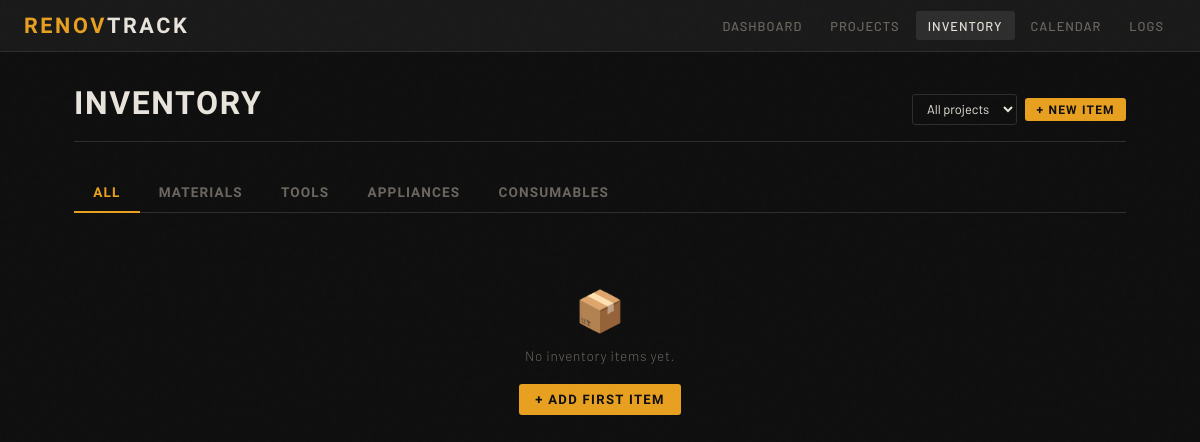
The page /inventory on the database as committed earlier.
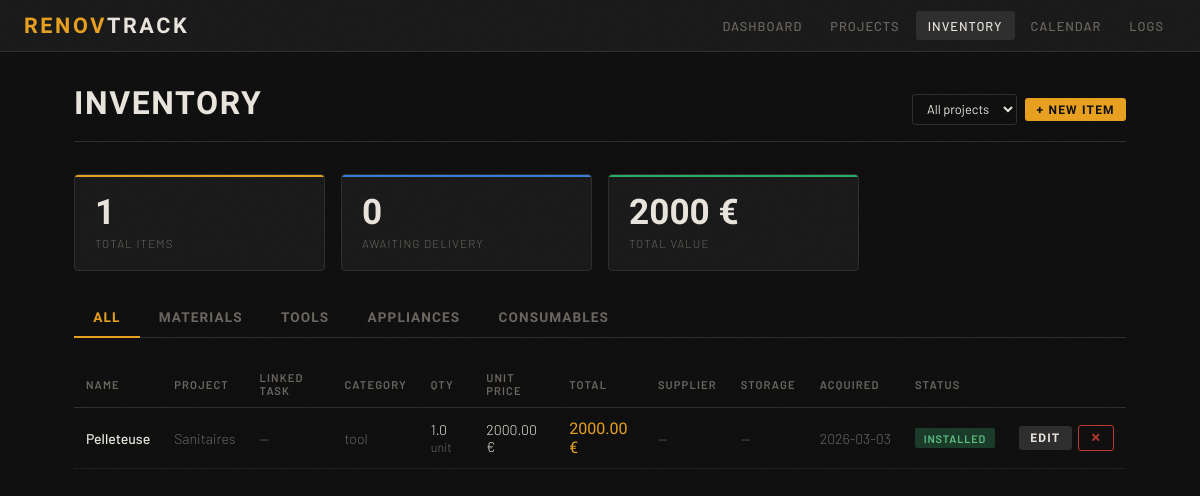
The same page on the database as committed later.
### app/models/models.py (models this page shows, shortened)
class InventoryItemBase(SQLModel):
    name: str
    category: str = "material"  # material | tool | appliance | consumable
    quantity: float = 0.0
    unit: str = "unit"
    unit_price: float = 0.0
    status: str = "pending"  # pending | ordered | delivered | installed
    supplier: Optional[str] = None
    acquisition_date: Optional[date] = None
    storage: Optional[str] = None
    notes: Optional[str] = None

class InventoryItem(InventoryItemBase, table=True):
    id: Optional[int] = Field(default=None, primary_key=True)
    project_id: int = Field(foreign_key="project.id")
    zone_id: Optional[int] = Field(default=None, foreign_key="zone.id")
    linked_task_id: Optional[int] = Field(default=None, foreign_key="task.id")
    created_at: datetime = Field(default_factory=datetime.utcnow)
    project: Optional[Project] = Relationship(back_populates="inventory_items")
    zone: Optional[Zone] = Relationship(back_populates="inventory_items")
    linked_task: Optional[Task] = Relationship(back_populates="inventory_items")

class ProjectBase(SQLModel):
    name: str
    description: Optional[str] = None
    status: str = "planning"  # planning | active | on_hold | done
    budget_total: float = 0.0
    start_date: Optional[date] = None
    estimated_end_date: Optional[date] = None

class Project(ProjectBase, table=True):
    id: Optional[int] = Field(default=None, primary_key=True)
    building_id: int = Field(foreign_key="building.id")
    created_at: datetime = Field(default_factory=datetime.utcnow)
    building: Optional[Building] = Relationship(back_populates="projects")
    zones: List["Zone"] = Relationship(back_populates="project")
    tasks: List["Task"] = Relationship(back_populates="project")
    inventory_items: List["InventoryItem"] = Relationship(back_populates="project")
    expenses: List["Expense"] = Relationship(back_populates="project")
    daily_logs: List["DailyLog"] = Relationship(back_populates="project")

### app/routers/pages.py (the view)
@router.get("/inventory")
async def inventory_page(
    request: Request,
    project_id: Optional[int] = Query(default=None),
    session: AsyncSession = Depends(get_session),
):
    q = select(InventoryItem)
    if project_id:
        q = q.where(InventoryItem.project_id == project_id)
    items_r = await session.execute(
        q.order_by(
            InventoryItem.acquisition_date.desc().nullslast(), InventoryItem.name
        )
    )
    items = items_r.scalars().all()
    proj_r = await session.execute(select(Project))
    proj_map = {p.id: p for p in proj_r.scalars().all()}
    task_r = await session.execute(select(Task))
    task_map = {t.id: t for t in task_r.scalars().all()}
    for item in items:
        item.project = proj_map.get(item.project_id)
        item.linked_task = (
            task_map.get(item.linked_task_id) if item.linked_task_id else None
        )
    return templates.TemplateResponse(
        "inventory.html",
        {
            "request": request,
            "items": items,
            "projects": list(proj_map.values()),
            "selected_project_id": project_id,
        },
    )

### app/templates/inventory.html (shortened to what this page needs)
{% extends "base.html" %}
{% block content %}
<div class="page-header">
  <h1>Inventory</h1>
  <div style="display:flex;gap:0.5rem;align-items:center">
    <select id="project-filter" onchange="applyFilter()" style="width:auto;padding:0.35rem 0.65rem;font-size:0.8rem">
      <option value="">All projects</option>
    </select>
    <button class="btn btn-primary btn-sm"
      hx-get="/inventory/new{% if selected_project_id %}?project_id={{ selected_project_id }}{% endif %}"
      hx-target="#modal-container"
      hx-swap="innerHTML">+ New Item</button>
  </div>
</div>
{% if items %}
<div class="grid-3" style="margin-bottom:1.75rem">
  <div class="stat-box">
    <div class="stat-value">{{ items|length }}</div>
    <div class="stat-label">Total Items</div>
  </div>
  <div class="stat-box blue">
    <div class="stat-value">{{ items|selectattr('status','eq','pending')|list|length + items|selectattr('status','eq','ordered')|list|length }}</div>
    <div class="stat-label">Awaiting Delivery</div>
  </div>
  <div class="stat-box green" style="--accent-line: var(--success)">
    {% set total_val = namespace(v=0) %}
    {% for i in items %}{% if i.unit_price %}{% set total_val.v = total_val.v + i.unit_price * i.quantity %}{% endif %}{% endfor %}
    <div class="stat-value">{{ "%.0f"|format(total_val.v) }} €</div>
    <div class="stat-label">Total Value</div>
  </div>
</div>
{% endif %}
<div class="tabs" id="cat-tabs">
  <a class="tab active" href="#" onclick="filterCat(event,'all')">All</a>
  <a class="tab" href="#" onclick="filterCat(event,'material')">Materials</a>
  <a class="tab" href="#" onclick="filterCat(event,'tool')">Tools</a>
  <a class="tab" href="#" onclick="filterCat(event,'appliance')">Appliances</a>
  <a class="tab" href="#" onclick="filterCat(event,'consumable')">Consumables</a>
</div>
{% if items %}
<div style="overflow-x:auto">
<table id="inventory-table">
  <thead>
    <tr>
      <th>Name</th>
      <th>Project</th>
      <th>Linked Task</th>
      <th>Category</th>
      <th>Qty</th>
      <th>Unit Price</th>
      <th>Total</th>
      <th>Supplier</th>
      <th>Storage</th>
      <th>Acquired</th>
      <th>Status</th>
      <th></th>
    </tr>
  </thead>
  <tbody>
  {% for item in items %}
  <tr data-cat="{{ item.category }}" data-project="{{ item.project_id }}">
    <td>
      <span style="font-weight:500">{{ item.name }}</span>
    </td>
    <td style="color:var(--muted)">
      {% if item.project %}<a href="/projects/{{ item.project_id }}" style="color:var(--muted);text-decoration:none;hover:color:var(--text)">{{ item.project.name }}</a>{% else %}—{% endif %}
    </td>
    <td style="color:var(--muted)">
      {% if item.linked_task %}{{ item.linked_task.title }}{% else %}—{% endif %}
    </td>
    <td style="color:var(--muted)">{{ item.category }}</td>
    <td>{{ item.quantity }} <span style="color:var(--muted);font-size:0.78rem">{{ item.unit }}</span></td>
    <td>
      {% if item.unit_price is not none %}
      {{ "%.2f"|format(item.unit_price) }} €
      {% else %}—{% endif %}
    </td>
    <td style="font-family:'Barlow Condensed',sans-serif;font-size:1rem;color:var(--accent)">
      {% if item.unit_price is not none %}
      {{ "%.2f"|format(item.unit_price * item.quantity) }} €
      {% else %}—{% endif %}
    </td>
    <td style="color:var(--muted)">{{ item.supplier or "—" }}</td>
    <td style="color:var(--muted)">{{ item.storage or "—" }}</td>
    <td style="color:var(--muted);white-space:nowrap">{{ item.acquisition_date or "—" }}</td>
    <td><span class="badge badge-{{ item.status }}">{{ item.status }}</span></td>
    <td style="white-space:nowrap">
      <button class="btn btn-secondary btn-sm"
        hx-get="/inventory/{{ item.id }}/edit"
        hx-target="#modal-container"
        hx-swap="innerHTML">Edit</button>
      <button class="btn btn-danger btn-sm"
        hx-delete="/inventory/{{ item.id }}"
        hx-confirm="Delete {{ item.name }}?"
        hx-target="closest tr"
        hx-swap="outerHTML"
        style="margin-left:0.25rem">✕</button>
    </td>
  </tr>
  {% endfor %}
  </tbody>
</table>
</div>
{% else %}
<div class="empty-state">
  <div class="empty-icon">📦</div>
  <p>No inventory items yet.</p>
  <button class="btn btn-primary"
    style="margin-top:1.25rem"
    hx-get="/inventory/new"
    hx-target="#modal-container"
    hx-swap="innerHTML">+ Add First Item</button>
</div>
{% endif %}
{% endblock %}

### app/templates/base.html (shortened to what this page needs)
<!doctype html>
<html lang="en">
    <head>
    </head>
    <body>
        <nav>
            <a href="/" class="nav-brand">Renov<span>Track</span></a>
            <div class="nav-links">
                <a href="/" class="{% if request.url.path == '/' %}active{% endif %}">Dashboard</a>
                <a
                    href="/projects"
                    class="{% if '/projects' in request.url.path %}active{% endif %}"
                    >Projects</a
                >
                <a
                    href="/inventory"
                    class="{% if '/inventory' in request.url.path %}active{% endif %}"
                    >Inventory</a
                >
                <a
                    href="/calendar"
                    class="{% if '/calendar' in request.url.path %}active{% endif %}"
                    >Calendar</a
                >
                <a
                    href="/logs"
                    class="{% if request.url.path == '/logs' or request.url.path.startswith('/logs/') %}active{% endif %}"
                    >Logs</a
                >
            </div>
        </nav>
        <div class="container">{% block content %}{% endblock %}</div>
    </body>
</html>

### app/templates/base.html (style rules this page uses)
:root { --bg: #0f0f0f; --surface: #1a1a1a; --border: #2e2e2e; --text: #e8e4dc; --muted: #6b6660; --accent: #e8a020; --accent2: #3a7bd5; --danger: #c0392b; --success: #27ae60; --warn: #e67e22; }
* { box-sizing: border-box; margin: 0; padding: 0; }
body { background: var(--bg); color: var(--text); font-family: "Barlow", sans-serif; font-weight: 300; min-height: 100vh; font-size: 15px; }
body::before { content: ""; position: fixed; inset: 0; pointer-events: none; z-index: 9999; opacity: 0.4; }
nav { background: var(--surface); border-bottom: 1px solid var(--border); padding: 0 1.5rem; display: flex; align-items: center; justify-content: space-between; height: 52px; position: sticky; top: 0; z-index: 100; }
.nav-brand { font-family: "Barlow Condensed", sans-serif; font-weight: 700; font-size: 1.35rem; letter-spacing: 0.12em; text-transform: uppercase; color: var(--accent); text-decoration: none; }
.nav-brand span { color: var(--text); }
.nav-links { display: flex; gap: 0.25rem; }
.nav-links a { color: var(--muted); text-decoration: none; font-size: 0.8rem; font-weight: 500; letter-spacing: 0.08em; text-transform: uppercase; padding: 0.4rem 0.75rem; border-radius: 3px; transition: color 0.15s, background 0.15s; }
.nav-links a:hover, .nav-links a.active { color: var(--text); background: var(--border); }
.container { max-width: 1100px; margin: 0 auto; padding: 2rem 1.5rem; }
.page-header { display: flex; align-items: baseline; justify-content: space-between; margin-bottom: 2rem; padding-bottom: 1rem; border-bottom: 1px solid var(--border); }
.page-header h1 { font-family: "Barlow Condensed", sans-serif; font-size: 2rem; font-weight: 700; letter-spacing: 0.05em; text-transform: uppercase; }
.grid-3 { display: grid; grid-template-columns: repeat(auto-fill, minmax(220px, 1fr)); gap: 1rem; }
.stat-box { background: var(--surface); border: 1px solid var(--border); border-radius: 4px; padding: 1.25rem; position: relative; overflow: hidden; }
.stat-box::before { content: ""; position: absolute; top: 0; left: 0; right: 0; height: 2px; background: var(--accent); }
.stat-box.blue::before { background: var(--accent2); }
.stat-box.green::before { background: var(--success); }
.stat-value { font-family: "Barlow Condensed", sans-serif; font-size: 2.2rem; font-weight: 700; line-height: 1; color: var(--text); }
.stat-label { font-size: 0.72rem; letter-spacing: 0.1em; text-transform: uppercase; color: var(--muted); margin-top: 0.35rem; }
.badge { display: inline-block; font-size: 0.68rem; font-weight: 600; letter-spacing: 0.08em; text-transform: uppercase; padding: 0.2rem 0.55rem; border-radius: 2px; }
.badge-installed { background: #1a3a2a; color: #60c080; }
.btn { display: inline-flex; align-items: center; gap: 0.4rem; font-family: "Barlow Condensed", sans-serif; font-weight: 600; font-size: 0.82rem; letter-spacing: 0.1em; text-transform: uppercase; padding: 0.5rem 1rem; border-radius: 3px; border: none; cursor: pointer; text-decoration: none; transition: all 0.15s; }
.btn-primary { background: var(--accent); color: #0f0f0f; }
.btn-secondary { background: var(--border); color: var(--text); }
.btn-danger { background: transparent; color: var(--danger); border: 1px solid var(--danger); }
.btn-sm { padding: 0.3rem 0.7rem; font-size: 0.75rem; }
input, select, textarea { width: 100%; background: var(--bg); border: 1px solid var(--border); color: var(--text); padding: 0.55rem 0.75rem; border-radius: 3px; font-family: "Barlow", sans-serif; font-size: 0.9rem; transition: border-color 0.15s; }
table { width: 100%; border-collapse: collapse; }
th { font-size: 0.7rem; font-weight: 600; letter-spacing: 0.1em; text-transform: uppercase; color: var(--muted); text-align: left; padding: 0.6rem 0.75rem; border-bottom: 1px solid var(--border); }
td { padding: 0.7rem 0.75rem; border-bottom: 1px solid #1e1e1e; font-size: 0.88rem; vertical-align: middle; }
.tabs { display: flex; gap: 0; border-bottom: 1px solid var(--border); margin-bottom: 1.5rem; }
.tab { font-family: "Barlow Condensed", sans-serif; font-size: 0.85rem; font-weight: 600; letter-spacing: 0.08em; text-transform: uppercase; padding: 0.65rem 1.2rem; color: var(--muted); cursor: pointer; border-bottom: 2px solid transparent; margin-bottom: -1px; transition: color 0.15s, border-color 0.15s; text-decoration: none; }
.tab.active { color: var(--accent); border-bottom-color: var(--accent); }

Rows that differ between the two databases and show on the page:
added InventoryItem: name "Pelleteuse", project.name "Sanitaires", category "tool", quantity "1.0", unit "unit", unit_price "2000.00", item.unit_price*item.quantity "2000.00", supplier "—", storage "—", acquisition_date "2026-03-03", status "INSTALLED"
Other text that changed with them:
{{ items|length }}: (not shown) → "1"
{{ "%.0f"|format(total_val.v) }}: (not shown) → "2000"
text no longer shown: "📦 No inventory items yet. + ADD FIRST ITEM"
text now shown: "TOTAL ITEMS 0 AWAITING DELIVERY € TOTAL VALUE NAME PROJECT LINKED TASK CATEGORY QTY UNIT PRICE TOTAL SUPPLIER STORAGE ACQUIRED STATUS"
